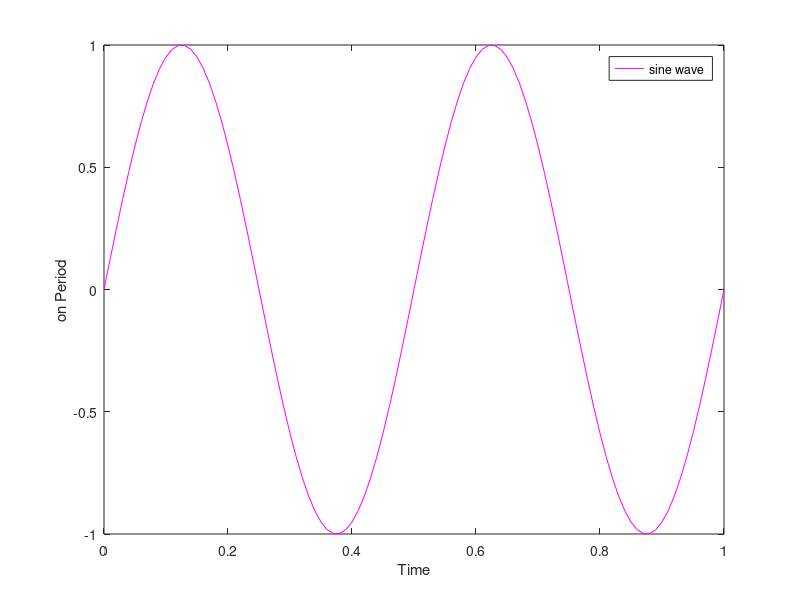

Write MATLAB code to recreate this figure.

t = 0:0.01:1;
f=2;
hold off
plot_var = sin(2*pi*t*f);
plot(t,plot_var,'m')
xlabel('Time');
ylabel('on Period');
legend('sine wave ');